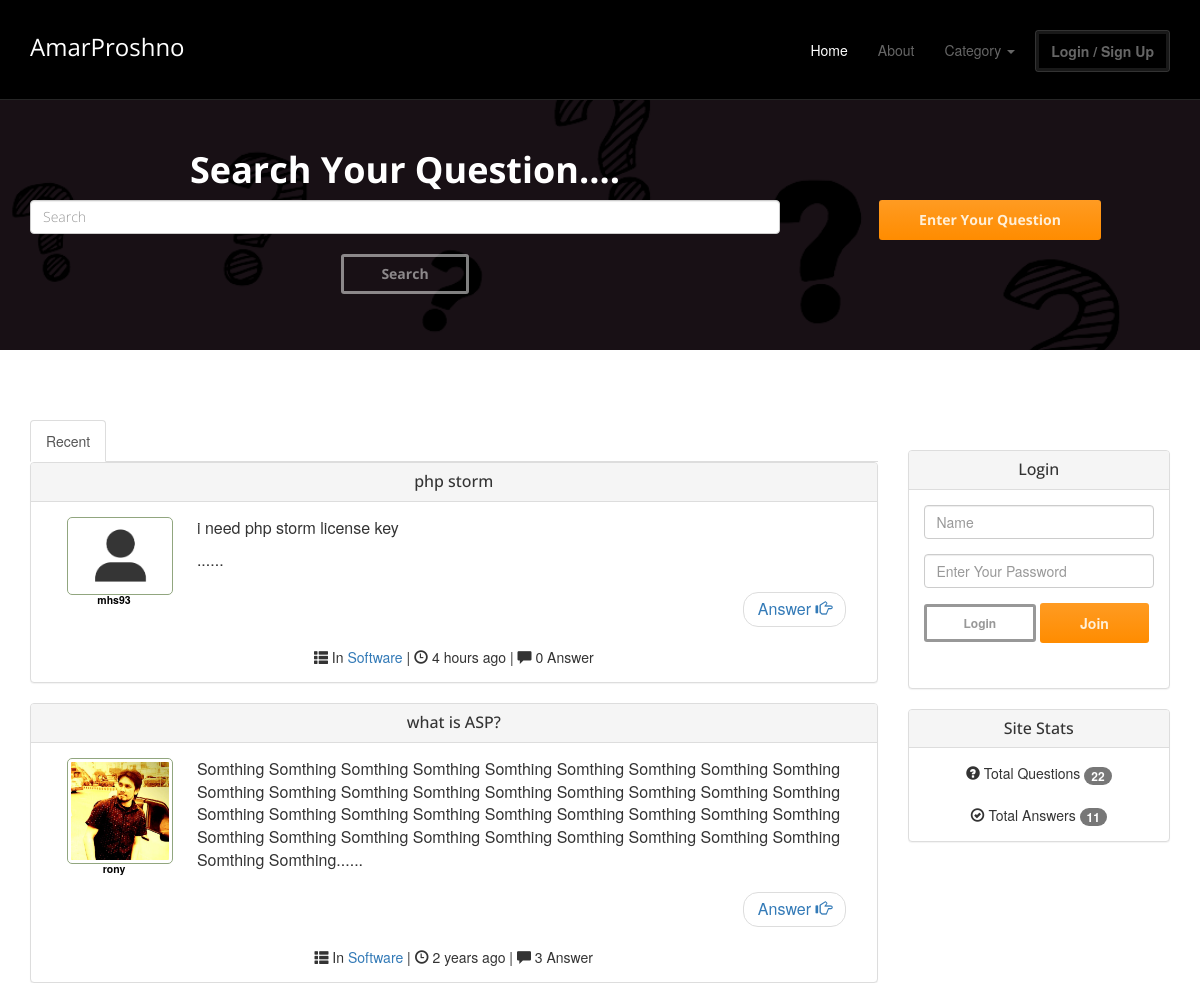
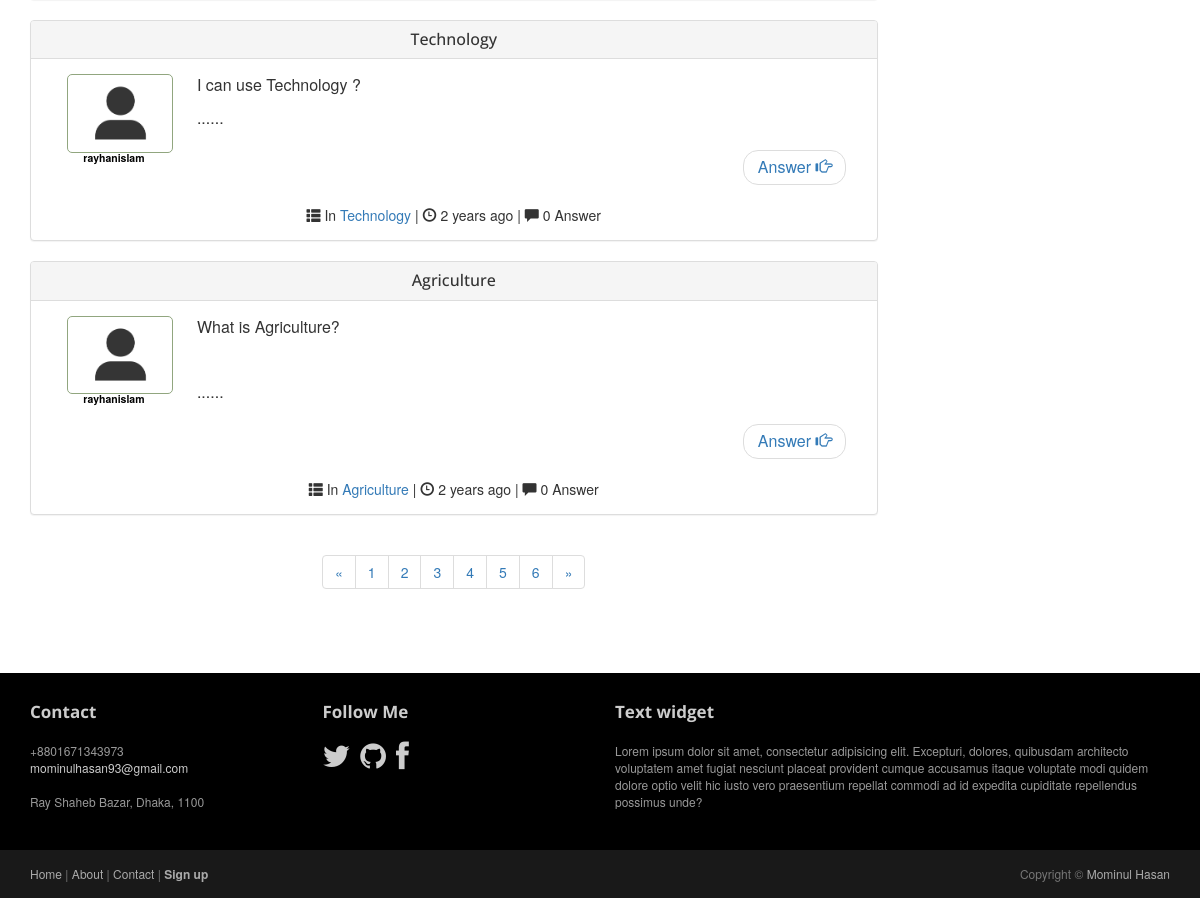
The page / on the database its author committed (2 pictures, top to bottom).
### tables this page shows
CREATE TABLE `question` (
  `id` int(11) NOT NULL,
  `cat_id` int(11) NOT NULL,
  `title` varchar(255) NOT NULL,
  `body` text NOT NULL,
  `username` varchar(60) DEFAULT NULL,
  `user_id` int(11) DEFAULT NULL,
  `date` timestamp NOT NULL DEFAULT current_timestamp(),
  `created_at` datetime NOT NULL DEFAULT current_timestamp(),
  `uapdated_at` datetime NOT NULL DEFAULT current_timestamp(),
  `deleted_at` timestamp NOT NULL DEFAULT current_timestamp()
);

CREATE TABLE `users` (
  `id` int(11) NOT NULL,
  `first_name` varchar(255) NOT NULL,
  `last_name` varchar(255) NOT NULL,
  `username` varchar(60) NOT NULL,
  `email` varchar(255) NOT NULL,
  `password` varchar(50) NOT NULL,
  `image` varchar(255) DEFAULT 'assets/uploads/default.png',
  `is_admin` tinyint(1) NOT NULL DEFAULT 0,
  `created_at` datetime NOT NULL DEFAULT current_timestamp(),
  `updated_at` datetime NOT NULL DEFAULT current_timestamp(),
  `deleted_at` datetime NOT NULL DEFAULT current_timestamp()
);

CREATE TABLE `category` (
  `id` int(11) NOT NULL,
  `name` varchar(255) NOT NULL,
  `created_at` timestamp NOT NULL DEFAULT current_timestamp(),
  `updated_at` timestamp NOT NULL DEFAULT current_timestamp(),
  `deleted_at` timestamp NOT NULL DEFAULT current_timestamp()
);

### src/Database/Database.php (called while the page is built, shortened)
<?php
class Database
{
    private static $pdo;
    private static function connection(){
        if (!isset(self::$pdo)){
            try{
                self::$pdo = new PDO('mysql:host=localhost; dbname=amar_proshno', 'root','');
            }catch (PDOException $e){
                echo $e->getMessage();
            }
        }
        return self::$pdo;
    }
    public static function Prepare($sql){
        return self::connection()->prepare($sql);
    }
}

### src/Question/Question.php (called while the page is built, shortened)
<?php
class Question{
    private $category = "category";
    public function getCategory(){
        $sql = "SELECT * FROM $this->category";
        $stmt = Database::Prepare($sql);
        $stmt->execute();
        return $data = $stmt->fetchAll();
    }
    public function textShorten($text, $limit= 350){
        $text = $text . " ";
        $text = substr($text, 0, $limit);
        $text = substr($text, 0, strrpos($text, ' ') );
        $text = $text . "......";
        return $text;
    }
}

### src/Timer/Timer.php (called while the page is built, shortened)
<?php
class Timer{
    public function _ago($tm,$rcs = 0) {
        $cur_tm = time();
        $dif = $cur_tm-$tm;
        $pds = array('second','minute','hour','day','week','month','year','decade');
        $lngh = array(1,60,3600,86400,604800,2630880,31570560,315705600);
        for($v = sizeof($lngh)-1; ($v >= 0)&&(($no = $dif/$lngh[$v])<=1); $v--); if($v < 0) $v = 0; $_tm = $cur_tm-($dif%$lngh[$v]);
        $no = floor($no);
        if($no <> 1)
            $pds[$v] .='s';
        $x = sprintf("%d %s ",$no,$pds[$v]);
        return $x;
    }
}
?>

### src/Session/Session.php (called while the page is built, shortened)
<?php
class Session{
    public static function get($key){
        if (isset($_SESSION[$key])){
            return $_SESSION[$key];
        }else{
            return false;
        }
    }
}
?>

### index.php (the view, shortened to what this page needs)
<?php
$question = new Question();
$answers = new Answers();
$timer = new Timer();
?>
<!DOCTYPE html>
<html lang="en">
<head>
	<link rel="stylesheet" href="view/assets/css/bootstrap.min.css">
	<link rel="stylesheet" href="view/assets/css/font-awesome.min.css">
	<link rel="stylesheet" href="view/assets/css/bootstrap-theme.css" media="screen" >
	<link rel="stylesheet" href="view/assets/css/main.css">
</head>
<body class="home">
	<div class="navbar navbar-inverse navbar-fixed-top headroom" style="background-color: black" >
		<div class="container">
			<div class="row">
				<div class="col-md-12">
					<div class="navbar-header">
						<a class="navbar-brand" href="index.php">AmarProshno</a>
					</div>
					<div class="navbar-collapse collapse">
						<ul class="nav navbar-nav pull-right">
                            <?php
                            $path = $_SERVER["SCRIPT_FILENAME"];
                            $CurreentPage = basename($path, '.php');
                            ?>
							<li
                            <?php if ($CurreentPage == 'index'){echo 'class="active"';} ?>
                            ><a href="index.php">Home</a></li>
							<li><a href="view/about.php">About</a></li>
							<li role="presentation" class="dropdown">
								<a class="dropdown-toggle" data-toggle="dropdown" href="#" role="button" aria-haspopup="true" aria-expanded="false">
									Category <span class="caret"></span>
								</a>
                                    <?php foreach ($question->getCategory() as $key => $value ){ ?>
									<li><a class="active" href="view/category.php?categoryId=<?php echo $value['id']; ?>"><?php echo $value['name']; ?></a></li>
									<?php  }  ?>
							</li>
                            <?php if (!isset($_SESSION["userid"]) || empty($_SESSION["userid"])){   ?>
							<li><a class="btn btn-default" href="view/signin.php">Login / Sign Up</a></li>
                            <?php }else{?>
                                <li><a href="view/my_all_question.php">My All Question</a></li>
                                <li><a href="view/profile.php">My Profile</a></li>
							<li><a class="btn btn-default" href="?set=logout">Logout</a></li>
                            <?php } ?>
						</ul>
					</div>
				</div>
			</div>
		</div>
	</div>
	<header id="head">
		<div class="container">
			<div class="row height">
                <h1 class="text-center col-md-8"><b>Search Your Question....</b></h1>
                <div class="form-group col-md-8">
                    <form action="view/search.php" method="post" role="search">
                    <input type="search" name="search" class="form-control" placeholder="Search"><br>
                    <button class="btn btn-default" type="submit">Search</button>
                    </form>
                </div>
                <div class="col-md-4">
                    <a href="view/my_question.php"><button class="btn
                    btn-action" type="submit">Enter Your Question</button></a>
                </div>
			</div>
		</div>
	</header>
<br><br>
	<div class="container">
		<div class="row">
            <div class="col-lg-9 col-md-9 col-sm-8 col-xs-12">
                <ul class="nav nav-tabs">
                    <li role="presentation" class="active"><a href="index.php">Recent</a></li>
                </ul>
<?php
$per_page = 4;
if(isset($_GET["page"])){
    $page = $_GET["page"];
}else{
    $page = 1;
}
$star_from = ($page-1) * $per_page;
?>
<?php
$query = "SELECT * FROM question ORDER BY id DESC LIMIT $star_from, $per_page  ";
$stmt = Database::Prepare($query);
$stmt->execute();
$data =  $stmt->fetchAll();
foreach ($data as $key => $value){
?>
<div class="panel panel-default">
    <div class="panel-heading">
        <h2 class="panel-title text-center">
            <?php echo $value['title'];?>
        </h2>
    </div>
    <div class="panel-body">
        <div class="col-lg-2 col-md-2 col-sm-3 col-xs-4">
            <?php
            $id = $value["user_id"];
            $query = "SELECT * FROM users WHERE id= '$id'";
            $stmt = Database::Prepare($query);
            $stmt->execute();
            $data =  $stmt->fetchAll();
            foreach ($data as $userDetails){
            ?>
            <label class="label">
                <a style="color: #000000;" href="view/view_profile.php?userProfile=<?php echo $userDetails['id'];?>">
                <img style="border: solid 1px #91A67F; padding: 3px; border-radius: 5px;"
                     src="view/<?php echo $userDetails['image'];?>">
                <p><?php echo $userDetails['username'];?></p>
                </a>
            </label>
            <?php } ?>
        </div>
        <div class="col-lg-10 col-md-10 col-sm-9 col-xs-12">
            <span style="font-size: 16px;">
                <?php echo $question->textShorten($value['body']);?>
                <nav aria-label="...">
                    <ul class="pager">
                        <li class="next"><a style="margin-left: 3px;" href="view/details.php?detailId=<?php echo urlencode($value['id']); ?>">Answer <span class="glyphicon  glyphicon-hand-right"  aria-hidden="true"></span></a></li>
                    </ul>
                </nav>
            </span>
        </div>
        <div class="text-center col-lg-12 col-md-12 col-sm-12 col-xs-12">
            <?php
            $id = $value["cat_id"];
            $query = "SELECT * FROM category WHERE id= '$id'";
            $stmt = Database::Prepare($query);
            $stmt->execute();
            $data =  $stmt->fetchAll();
            foreach ($data as $catName){
            ?>
                <span class="glyphicon  glyphicon-th-list"></span> In <a href="view/category.php?categoryId=<?php echo $catName['id'];?>"><?php echo $catName['name'];?></a>
            <?php } ?>
            | <span class="glyphicon  glyphicon-time"></span>
            <?php
            $time = $value["created_at"];
            $time = strtotime("$time");
            echo $timer->_ago($time);
            ?>
            ago
            <?php
            $i=0;
            foreach ($answers->getAllAnswers($value["id"]) as  $value) {
                $i++;
            }
            ?>
            | <span class="glyphicon glyphicon-comment"></span><?php echo " " . $i; ?> Answer
        </div>
    </div>
</div>
<?php } ?>
        <div class="text-center">
            <nav aria-label="Page navigation">
                <ul class="pagination">
                    <?php
                    $query = "SELECT * FROM question";
                    $stmt = Database::Prepare($query);
                    $stmt->execute();
                    $data =  $stmt->fetchAll();
                    $total = 0;
                    foreach ($data as $val){ $total++; }
                    $total_pages = ceil($total/$per_page);
                    ?>
                    <li>
                        <?php
                           echo "<a href='index.php?page=1' aria-label='Previous'>";
                            ?>
                            <span aria-hidden="true">&laquo;</span>
                        <?php echo "</a>"; ?>
                    </li>
                    <li>
                    <?php
                    for ($a = 1; $a <= $total_pages; $a++){
                        echo "<a href='index.php?page=".$a."'>" . $a . "</a>";
                    };
                    ?>
                    </li>
                    <li>
                        <?php
                        echo "<a href='index.php?page=$total_pages' aria-label='Next'>";
                        ?>
                            <span aria-hidden="true">&raquo;</span>
                        <?php echo "</a>"; ?>
                    </li>
                </ul>
            </nav>
        </div>
</div>
<br><br><br>
<div class="col-lg-3 col-md-3 col-sm-4 col-xs-12">
<?php if (!Session::get("userid")){ ?>
    <div class="panel panel-default">
    	<div class="panel-heading">
            <h2 class="panel-title text-center">Login</h2>
        </div>
        <div class="panel-body" style="font-weight: normal">
            <form action="" method="post">
                <div class="form-group">
                    <input type="text" class="form-control" name="user_name" placeholder="Name" required>
                </div>
                <div class="form-group">
                    <input type="password" class="form-control" name="password" placeholder="Enter Your Password" required>
                </div>
                <div class="form-group">
                    <button type="submit" class="btn btn-default btn-xs" name="submit">Login</button>
            </form>
            <a class="btn btn-action" href="view/signup.php">Join</a>
        </div>
    </div>
</div>
<?php } ?>
            <?php
            $i = 0;
            foreach ($question->getAllQuestions() as $key => $value){
                $i++;
            }
            ?>
            <?php
            $a = 0;
            foreach ($answers->getTotal_of_Answers() as $key => $value){
                $a++;
            }
            ?>
            <div class="panel panel-default">
                <div class="panel-heading">
                    <h2 class="panel-title text-center">Site Stats</h2>
                </div>
                <div class="panel-body text-center" style="font-weight: normal">
                    <span class="glyphicon  glyphicon-question-sign"></span> Total Questions <span class="badge"><?php echo $i; ?></span><br><br>
                    <span class="glyphicon  glyphicon-ok-circle"></span> Total Answers <span class="badge"><?php echo $a; ?></span>
                </div>
            </div>
        </div>
    </div>
	<footer id="footer" class="top-space">
		<div class="footer1">
			<div class="container">
				<div class="row">
					<div class="col-md-3 widget">
						<h3 class="widget-title">Contact</h3>
						<div class="widget-body">
							<p>+8801671343973<br>
								<a href="mailto:#">mominulhasan93@gmail.com</a><br>
								<br>
								Ray Shaheb Bazar, Dhaka, 1100
							</p>
						</div>
					</div>
					<div class="col-md-3 widget">
						<h3 class="widget-title">Follow Me</h3>
						<div class="widget-body">
							<p class="follow-me-icons">
								<a href="https://twitter.com/mominulhasan93"><i class="fa fa-twitter fa-2"></i></a>
								<a href="https://github.com/mhs93"><i class="fa fa-github fa-2"></i></a>
								<a href="https://www.facebook.com/mominul.hasan.14"><i class="fa fa-facebook fa-2"></i></a>
							</p>
						</div>
					</div>
					<div class="col-md-6 widget">
						<h3 class="widget-title">Text widget</h3>
						<div class="widget-body">
							<p>Lorem ipsum dolor sit amet, consectetur adipisicing elit. Excepturi, dolores, quibusdam architecto voluptatem amet fugiat nesciunt placeat provident cumque accusamus itaque voluptate modi quidem dolore optio velit hic iusto vero praesentium repellat commodi ad id expedita cupiditate repellendus possimus unde?</p>
						</div>
					</div>
				</div>
			</div>
		</div>
		<div class="footer2">
			<div class="container">
				<div class="row">
					<div class="col-md-6 widget">
						<div class="widget-body">
							<p class="simplenav">
								<a href="#">Home</a> |
								<a href="view/about.php">About</a> |
								<a href="view/contact.php">Contact</a> |
								<b><a href="view/signup.php">Sign up</a></b>
							</p>
						</div>
					</div>
					<div class="col-md-6 widget">
						<div class="widget-body">
							<p class="text-right">
								Copyright &copy; <?php date('Y'); ?> <a href="#" rel="designer">Mominul Hasan</a>
							</p>
						</div>
					</div>
				</div>
			</div>
		</div>
	</footer>
</body>
</html>

### view/assets/css/main.css (style rules this page uses)
#head { background:#181015 url( ../images/question-marks.png) no-repeat; background-size: cover; min-height:350px; text-align: center; padding-top:100px; color:white; font-family:"Open sans", Helvetica, Arial; font-weight:300; }
.height { margin-top: 20px; }
#head .btn { margin-bottom:10px; }
#head .btn-default { text-shadow: none; background:transparent; color:rgba(255,255,255,.5); -webkit-box-shadow:inset 0px 0px 0px 3px rgba(255,255,255,.5); -moz-box-shadow:inset 0px 0px 0px 3px rgba(255,255,255,.5); box-shadow:inset 0px 0px 0px 3px rgba(255,255,255,.5); background: transparent; }
.headroom { -webkit-transition: all 0.4s ease-out; -moz-transition: all 0.4s ease-out; -o-transition: all 0.4s ease-out; transition: all 0.4s ease-out; }
h1, h2, h3, h4, h5, h6 { font-family:"Open sans", Helvetica, Arial; }
h1, .h1, h2, .h2, h3, .h3 { margin-top:30px; }
label { color: #777; }
.top-space { margin-top: 60px; }
img { max-width:100%; }
.footer1 { background: black; padding: 30px 0 0 0; font-size: 12px; color: #999; }
.footer1 a { color: #ccc; }
.footer1 .widget { margin-bottom:30px; }
.footer1 .widget-title { font-size: 17px; font-weight: bold; color: #ccc; margin: 0 0 20px; }
.follow-me-icons { font-size:30px; }
.follow-me-icons i { float:left; margin:0 10px 0 0; }
.footer2 { background: #191919; padding: 15px 0; color: #777; font-size: 12px; }
.footer2 a { color: #aaa; }
.footer2 p { margin: 0; }

### rows shown on the page
question: title "php storm", body "i need php storm license key ......", created_at "4 hours", i "0"
users: image (placeholder picture), username "mhs93"
category: name "Software"
question: title "what is ASP?", body "Somthing Somthing Somthing Somthing Somthing Somthing Somthing Somthing Somthing Somthing Somthing Somthing Somthing Somthing Somthing Somthing Somthing Somthing Somthing Somthing Somthing Somthing Somthing Somthing Somthing Somthing Somthing Somthing Somthing Somthing Somthing Somthing Somthing Somthing Somthing Somthing Somthing Somthing......", created_at "2 years", i "3"
users: image (picture), username "rony"
question: title "Technology", body "I can use Technology ? ......", created_at "2 years", i "0"
users: image (placeholder picture), username "rayhanislam"
category: name "Technology"
question: title "Agriculture", body "What is Agriculture? ......", created_at "2 years", i "0"
category: name "Agriculture"

### other values the page prints
$i "22"
$a "11"
